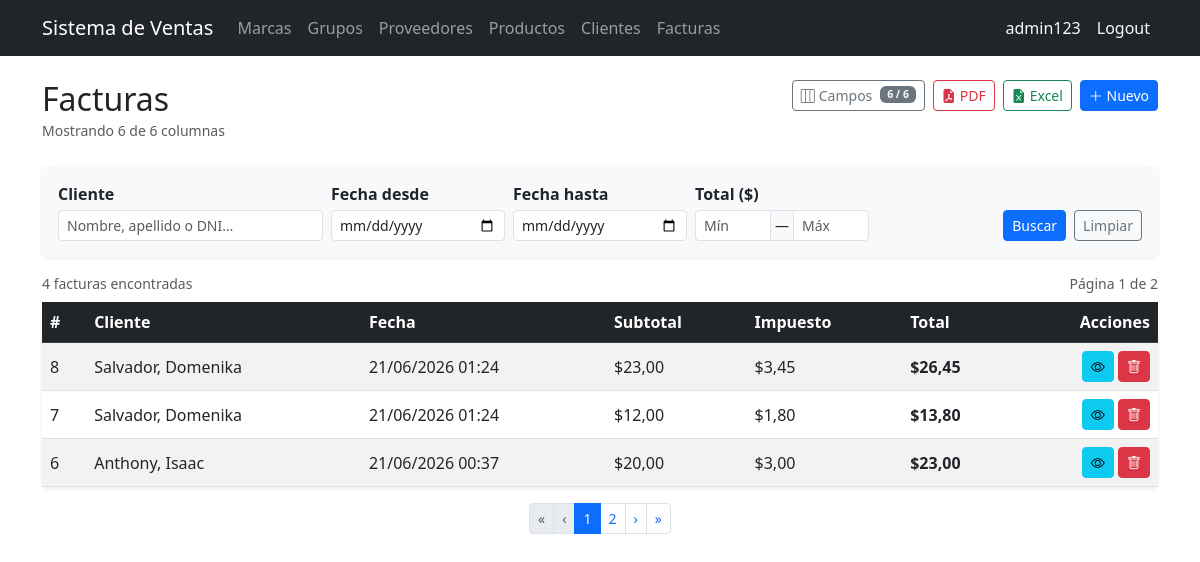
The page /invoices/ (signed in) on the database as committed earlier.
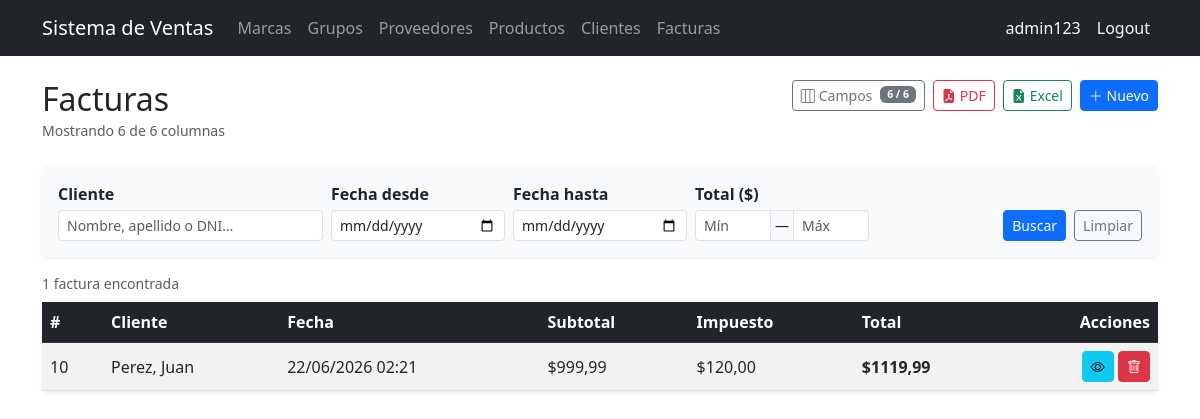
The same page on the database as committed later.
### billing/models.py (models this page shows, shortened)
class Invoice(models.Model):
    customer = models.ForeignKey(Customer, on_delete=models.PROTECT, related_name='invoices', verbose_name='Cliente')
    invoice_date = models.DateTimeField(auto_now_add=True, verbose_name='Datos de Factura')
    subtotal = models.DecimalField(max_digits=12, decimal_places=2, default=0)
    tax = models.DecimalField(max_digits=12, decimal_places=2, default=0, verbose_name='Impuesto')
    total = models.DecimalField(max_digits=12, decimal_places=2, default=0, verbose_name='Total')
    is_active = models.BooleanField(default=True)
    class Meta: ordering = ['-invoice_date']

class Customer(models.Model):
    dni = models.CharField(max_length=13, unique=True, verbose_name='DNI/RUC', validators=[validate_cedula_ec])
    first_name = models.CharField(max_length=100, verbose_name='Nombre')
    last_name = models.CharField(max_length=100, verbose_name='Apellido')
    email = models.EmailField(blank=True, null=True)
    phone = models.CharField(max_length=20, blank=True, null=True, verbose_name='Teléfono')
    address = models.TextField(blank=True, null=True, verbose_name='Dirección')
    is_active = models.BooleanField(default=True, verbose_name='Activo')
    created_at = models.DateTimeField(auto_now_add=True)
    updated_at = models.DateTimeField(auto_now=True)
    class Meta:
        ordering = ['last_name', 'first_name']
    def __str__(self): return f'{self.last_name}, {self.first_name}'

### billing/views.py (the view, shortened to what this page needs)
# urls.py: path('invoices/', views.InvoiceListView.as_view(), name='invoice_list'),
class InvoiceListView(ExportMixin, LoginRequiredMixin, ListView):
    model = Invoice
    template_name = 'billing/invoice_list.html'
    context_object_name = 'items'
    paginate_by = 3
    export_filename = 'facturas'
    ALL_COLUMNS = INVOICE_ALL_COLUMNS
    def get_queryset(self):
        qs = Invoice.objects.select_related('customer').order_by('-invoice_date')
        form = InvoiceSearchForm(self.request.GET)
        if form.is_valid():
            if form.cleaned_data.get('date_from'):
                qs = qs.filter(invoice_date__date__gte=form.cleaned_data['date_from'])
            if form.cleaned_data.get('date_to'):
                qs = qs.filter(invoice_date__date__lte=form.cleaned_data['date_to'])
            if form.cleaned_data.get('total_min') is not None:
                qs = qs.filter(total__gte=form.cleaned_data['total_min'])
            if form.cleaned_data.get('total_max') is not None:
                qs = qs.filter(total__lte=form.cleaned_data['total_max'])
        return qs
    def get_context_data(self, **kwargs):
        ctx = super().get_context_data(**kwargs)
        ctx['search_form'] = InvoiceSearchForm(self.request.GET)
        ctx['all_columns'] = self.ALL_COLUMNS
        ctx['all_col_keys_json'] = json.dumps([c['key'] for c in self.ALL_COLUMNS])
        ctx['default_col_keys_json'] = json.dumps(
            [c['key'] for c in self.ALL_COLUMNS if c.get('default', True)]
        )
        return ctx

### billing/forms.py
class InvoiceSearchForm(forms.Form):
    customer = forms.CharField(
        required=False, label='Cliente',
        widget=forms.TextInput(attrs={**_sm_text, 'placeholder': 'Nombre, apellido o DNI…'})
    )
    date_from = forms.DateField(
        required=False, label='Fecha desde',
        widget=forms.DateInput(attrs={**_sm_text, 'type': 'date'})
    )
    date_to = forms.DateField(
        required=False, label='Fecha hasta',
        widget=forms.DateInput(attrs={**_sm_text, 'type': 'date'})
    )
    total_min = forms.DecimalField(
        required=False, label='Total mín',
        widget=forms.NumberInput(attrs={**_sm_number, 'placeholder': 'Mín', 'step': '0.01'})
    )
    total_max = forms.DecimalField(
        required=False, label='Total máx',
        widget=forms.NumberInput(attrs={**_sm_number, 'placeholder': 'Máx', 'step': '0.01'})
    )

### billing/mixins.py (called while the page is built)
    def get(self, request, *args, **kwargs):
        fmt = request.GET.get('export')
        if fmt == 'pdf':
            return self.export_pdf(self.get_queryset())
        if fmt == 'excel':
            return self.export_excel(self.get_queryset())
        return super().get(request, *args, **kwargs)

### billing/templates/billing/invoice_list.html (shortened to what the changed rows need)
{% extends 'billing/base.html' %}
{% block content %}
<div class="d-flex justify-content-between align-items-start mb-4 flex-wrap gap-2">
  <div>
    <h2 class="mb-0">Facturas</h2>
  </div>
</div>
<div class="d-flex justify-content-between align-items-center mb-2">
  <small class="text-muted">
    {% if paginator.count == 1 %}1 factura encontrada{% else %}{{ paginator.count }} facturas encontradas{% endif %}
  </small>
  {% if is_paginated %}<small class="text-muted">Página {{ page_obj.number }} de {{ paginator.num_pages }}</small>{% endif %}
</div>
<div class="card shadow-sm border-0">
  <div class="table-responsive">
    <table class="table table-striped table-hover align-middle mb-0" id="invoiceTable">
      <thead class="table-dark">
        <tr>
          <th data-col="id">#</th>
          <th data-col="customer">Cliente</th>
          <th data-col="invoice_date">Fecha</th>
          <th data-col="subtotal">Subtotal</th>
          <th data-col="tax">Impuesto</th>
          <th data-col="total">Total</th>
          <th class="text-end" style="white-space:nowrap;">Acciones</th>
        </tr>
      </thead>
      <tbody>
        {% for item in items %}
        <tr>
          <td data-col="id">{{ item.id }}</td>
          <td data-col="customer">{{ item.customer }}</td>
          <td data-col="invoice_date">{{ item.invoice_date|date:"d/m/Y H:i" }}</td>
          <td data-col="subtotal">${{ item.subtotal }}</td>
          <td data-col="tax">${{ item.tax }}</td>
          <td data-col="total"><strong>${{ item.total }}</strong></td>
          <td class="text-end text-nowrap">
            <a href="{% url 'billing:invoice_detail' item.pk %}" class="btn btn-sm btn-info" title="Ver" aria-label="Ver">
              <i class="bi bi-eye"></i>
            </a>
            <a href="{% url 'billing:invoice_delete' item.pk %}" class="btn btn-sm btn-danger" title="Eliminar" aria-label="Eliminar">
              <i class="bi bi-trash"></i>
            </a>
          </td>
        </tr>
        {% endfor %}
      </tbody>
    </table>
  </div>
</div>
{% if is_paginated %}
<nav class="mt-3" aria-label="Paginación">
  <ul class="pagination pagination-sm justify-content-center mb-0">
    <li class="page-item {% if not page_obj.has_previous %}disabled{% endif %}">
      <a class="page-link" href="?{{ query_params }}&page=1">&laquo;</a>
    </li>
    <li class="page-item {% if not page_obj.has_previous %}disabled{% endif %}">
      <a class="page-link" href="{% if page_obj.has_previous %}?{{ query_params }}&page={{ page_obj.previous_page_number }}{% endif %}">&lsaquo;</a>
    </li>
    {% for num in paginator.page_range %}
      {% if page_obj.number == num %}
        <li class="page-item active"><span class="page-link">{{ num }}</span></li>
      {% elif num > page_obj.number|add:"-3" and num < page_obj.number|add:"3" %}
        <li class="page-item"><a class="page-link" href="?{{ query_params }}&page={{ num }}">{{ num }}</a></li>
      {% elif num == 1 or num == paginator.num_pages %}
        <li class="page-item"><a class="page-link" href="?{{ query_params }}&page={{ num }}">{{ num }}</a></li>
      {% elif num == page_obj.number|add:"-3" or num == page_obj.number|add:"3" %}
        <li class="page-item disabled"><span class="page-link">…</span></li>
      {% endif %}
    {% endfor %}
    <li class="page-item {% if not page_obj.has_next %}disabled{% endif %}">
      <a class="page-link" href="{% if page_obj.has_next %}?{{ query_params }}&page={{ page_obj.next_page_number }}{% endif %}">&rsaquo;</a>
    </li>
    <li class="page-item {% if not page_obj.has_next %}disabled{% endif %}">
      <a class="page-link" href="?{{ query_params }}&page={{ paginator.num_pages }}">&raquo;</a>
    </li>
  </ul>
</nav>
{% endif %}
{% endblock %}

Rows that differ between the two databases and show on the page:
removed Invoice: id "8", customer "Salvador, Domenika", invoice_date "21/06/2026 01:24", subtotal "23,00", tax "3,45", total "26,45"
removed Invoice: id "7", customer "Salvador, Domenika", invoice_date "21/06/2026 01:24", subtotal "12,00", tax "1,80", total "13,80"
removed Invoice: id "6", customer "Anthony, Isaac", invoice_date "21/06/2026 00:37", subtotal "20,00", tax "3,00", total "23,00"
added Invoice: id "10", customer "Perez, Juan", invoice_date "22/06/2026 02:21", subtotal "999,99", tax "120,00", total "1119,99"
Other text that changed with them:
{{ paginator.count }}: "4" → (not shown)
{{ page_obj.number }}: "1" → (not shown)
{{ paginator.num_pages }}: "2" → (not shown)
text no longer shown: "facturas encontradas Página de « ‹ › »"
text now shown: "1 factura encontrada"
list line gone: "1"
list line gone: "2"
